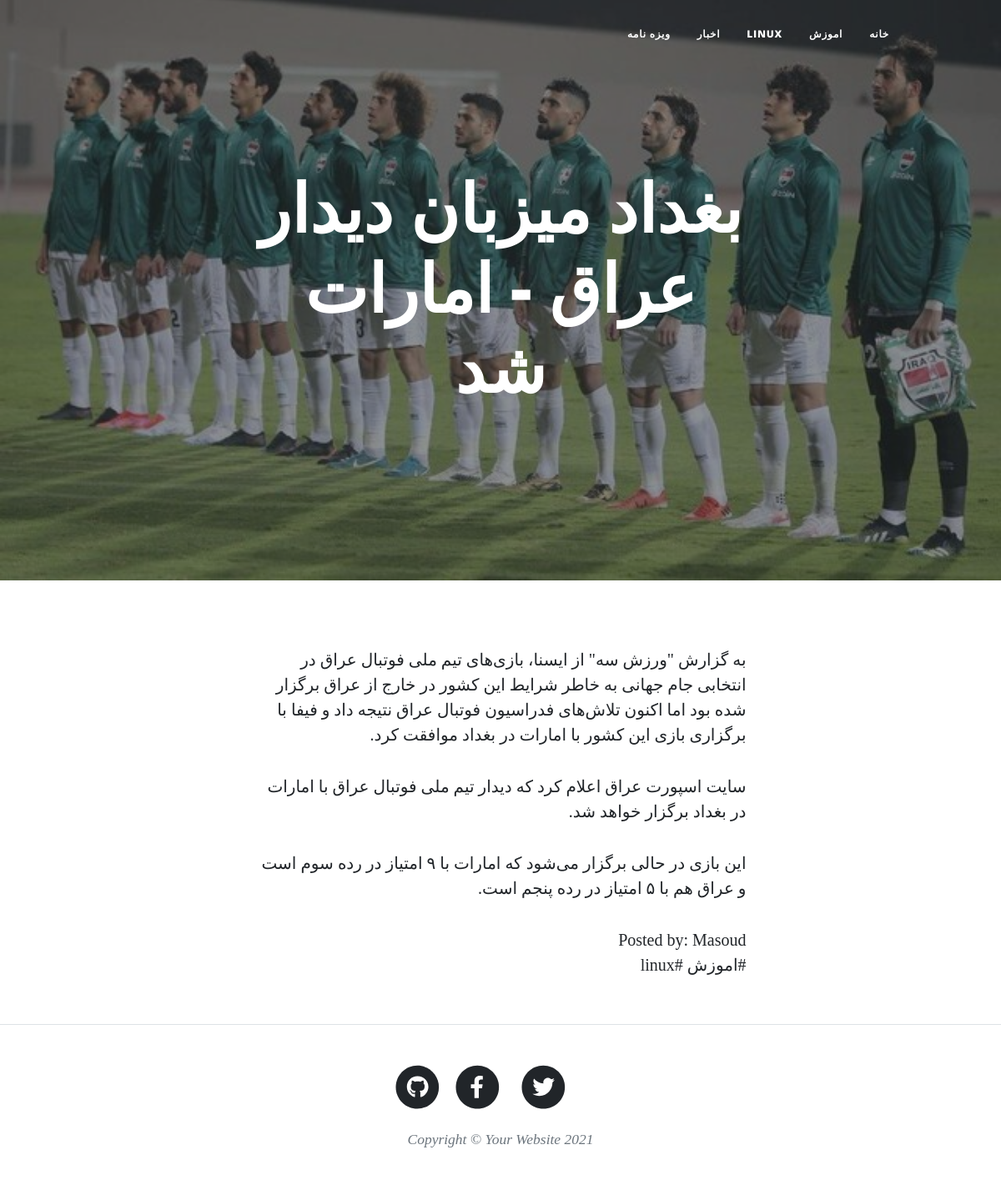
/blog/article/bghdd-mzbn-ddr-aark-mrt-shd/, run on the app's committed database.
### blog/models.py (models this page shows, shortened)
class Category(models.Model):
	parent = models.ForeignKey(
        'self',default=None,null=True,blank=True,on_delete=models.SET_NULL,related_name='children',verbose_name='زیردسته'
        )
	title = models.CharField(max_length=100,verbose_name='عنوان دسته بندی')
	slug = models.SlugField(max_length=100,unique=True,verbose_name='ادرس دسته بندی')
	status = models.BooleanField(default=True,verbose_name='ایا نمایش داده شود؟')
	position = models.IntegerField(verbose_name='پوزیشن')
	class Meta:
		verbose_name='دسته بندی'
		verbose_name_plural="دسته بندی ها"
		ordering = ['position']

class Article(models.Model):
	STATUS_CHOICES = (
	('Publish','منتشرشده'),
	('Draft','پیش نویس'),
	)
	author = models.ForeignKey(User,null=True,on_delete=models.SET_NULL,related_name='نویسنده')
	title = models.CharField(max_length=100,verbose_name='عنوان مقاله')
	slug = models.SlugField(max_length=200,unique=True,verbose_name='آدرس مقاله')
	category = models.ManyToManyField(Category,verbose_name='دسته بندی',related_name='articles')
	description = models.TextField(verbose_name='محتوا')
	thumbnail=models.ImageField(upload_to='images',verbose_name='تصویر مقاله')
	publish = models.DateTimeField(default=timezone.now,verbose_name='زمان انتشار')
	created = models.DateTimeField(auto_now_add=True)
	updated = models.DateTimeField(auto_now=True)
	status = models.CharField(max_length=11,choices=STATUS_CHOICES,default='Draft',verbose_name='وضعیت')
	class Meta:
		verbose_name="مقاله"
		verbose_name_plural='مقالات'
		ordering=['-publish']
	objects = ArticleManager()

### blog/views.py (the view)
# urls.py: path('article/<slug:slug>/',views.detailview,name="detailview"),
def detailview(request,slug):
	context={
	'article':get_object_or_404(Article, slug=slug , status='Publish'),
 	'category':Category.objects.filter(status=True),
	}
	return render(request,"blog/detail.html",context)

### blog/templates/blog/detail.html (shortened to what this page needs)
{% extends 'blog/base.html' %}
{% load static %}
{% block main %}
        <header class="masthead" style="background-image: url('{{article.thumbnail.url}}')">
            <div class="container position-relative px-4 px-lg-5">
                <div class="row gx-4 gx-lg-5 justify-content-center">
                    <div class="col-md-10 col-lg-8 col-xl-7">
                        <div class="site-heading">
                            <h1>{{article.title}}</h1>
                        </div>
                    </div>
                </div>
            </div>
        </header>
        <article class="mb-4">
            <div class="container px-4 px-lg-5">
                <div class="row gx-4 gx-lg-5 justify-content-center">
                    <div class="col-md-10 col-lg-8 col-xl-7">
                        <p>
                            {{ article.description|linebreaks }}
                        </p>
                          Posted by: Masoud
                          <br>
                          {% for cat in article.category.all %}
                            <a href="{% url 'blog:category' cat.slug %}">#{{cat.title}}</a>
                            {% endfor %}
                    </div>
                </div>
            </div>
        </article>
{% endblock %}

### blog/templates/blog/base.html (shortened to what this page needs)
{% load static %}
<!DOCTYPE html>
<html lang="en">
    <head>
        <link href="{% static 'css/styles.css' %}" rel="stylesheet" />
        <link href="{% static 'css/rtl.css' %}" rel="stylesheet" />
    </head>
    <body>
          <nav class="navbar navbar-expand-lg navbar-light" id="mainNav">
            <div class="container px-4 px-lg-5">
                <div class="collapse navbar-collapse" id="navbarResponsive">
                    <ul class="navbar-nav ms-auto py-4 py-lg-0">
                        <li class="nav-item"><a class="nav-link px-lg-3 py-3 py-lg-4" href="{% url 'blog:home' %}">خانه</a></li>
                       {% for cat in category %}
                       {% if cat.parent == None %}
                       <li class="nav-item"><a class="nav-link px-lg-3 py-3 py-lg-4" href="{% url 'blog:category' cat.slug %}">{{cat.title}}</a></li>
                       {% endif %}
                       {% endfor %}
                    </ul>
                </div>
            </div>
        </nav>
      {% block main %}
      {% endblock %}
        <footer class="border-top">
            <div class="container px-4 px-lg-5">
                <div class="row gx-4 gx-lg-5 justify-content-center">
                    <div class="col-md-10 col-lg-8 col-xl-7">
                        <ul class="list-inline text-center">
                            <li class="list-inline-item">
                                <a href="#!">
                                    <span class="fa-stack fa-lg">
                                        <i class="fas fa-circle fa-stack-2x"></i>
                                        <i class="fab fa-twitter fa-stack-1x fa-inverse"></i>
                                    </span>
                                </a>
                            </li>
                            <li class="list-inline-item">
                                <a href="#!">
                                    <span class="fa-stack fa-lg">
                                        <i class="fas fa-circle fa-stack-2x"></i>
                                        <i class="fab fa-facebook-f fa-stack-1x fa-inverse"></i>
                                    </span>
                                </a>
                            </li>
                            <li class="list-inline-item">
                                <a href="#!">
                                    <span class="fa-stack fa-lg">
                                        <i class="fas fa-circle fa-stack-2x"></i>
                                        <i class="fab fa-github fa-stack-1x fa-inverse"></i>
                                    </span>
                                </a>
                            </li>
                        </ul>
                        <div class="small text-center text-muted fst-italic">Copyright &copy; Your Website 2021</div>
                    </div>
                </div>
            </div>
        </footer>
    </body>
</html>

### blog/static/css/rtl.css (style rules this page uses)
body { direction: rtl; font-family: verdana; }

### data on the page
Category: title "اموزش"
Category: title "LINUX", title "linux"
Category: title "اخبار"
Category: title "ویزه نامه"
Article: thumbnail (picture), title "بغداد میزبان دیدار عراق - امارات شد", description "به گزارش \"ورزش سه\" از ایسنا، بازی‌های تیم ملی فوتبال عراق در انتخابی جام جهانی به خاطر شرایط این کشور در خارج از عراق برگزار شده بود اما اکنون تلاش‌های فدراسیون فوتبال عراق نتیجه داد و فیفا با برگزاری بازی این کشور با امارات در بغداد موافقت کرد. سایت اسپورت عراق اعلام کرد که دیدار تیم ملی فوتبال عراق با امارات در بغداد برگزار خواهد شد. این بازی در حالی برگزار می‌شود که امارات با ۹ امتیاز در رده سوم است و عراق هم با ۵ امتیاز در رده پنجم است."
